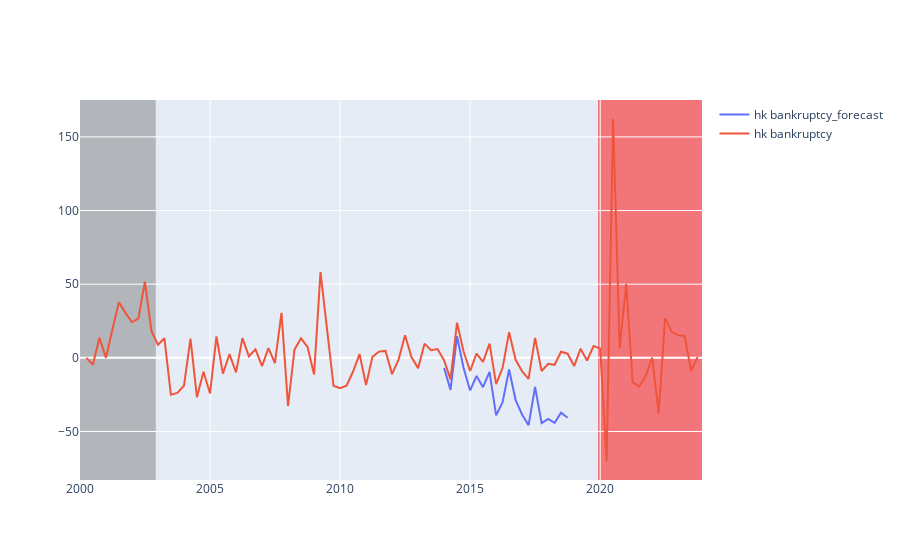

Notebook source saved alongside this figure:
### Code cell
fig = go.Figure()
fig.add_trace(go.Scatter(x=df_results.index, y=df_results['hk bankruptcy_prc_chg_forecast'], mode='lines', name='hk bankruptcy_forecast'))
fig.add_trace(go.Scatter(x=df.index, y=df['hk bankruptcy_prc_chg'], mode='lines', name='hk bankruptcy'))
fig.update_layout(
    shapes=[
        dict(
            type="rect",
            xref="x",
            yref="paper",
            x0='2000-01-01',
            y0=0,
            x1='2002-11-30',
            y1=1,
            fillcolor="gray",
            opacity=0.5,
            layer="below",
            line_width=0,
        ),
                dict(
            type="rect",
            xref="x",
            yref="paper",
            x0='2019-12-01',
            y0=0,
            x1='2023-11-30',
            y1=1,
            fillcolor="red",
            opacity=0.5,
            layer="below",
            line_width=0,
        )
    ]
)
